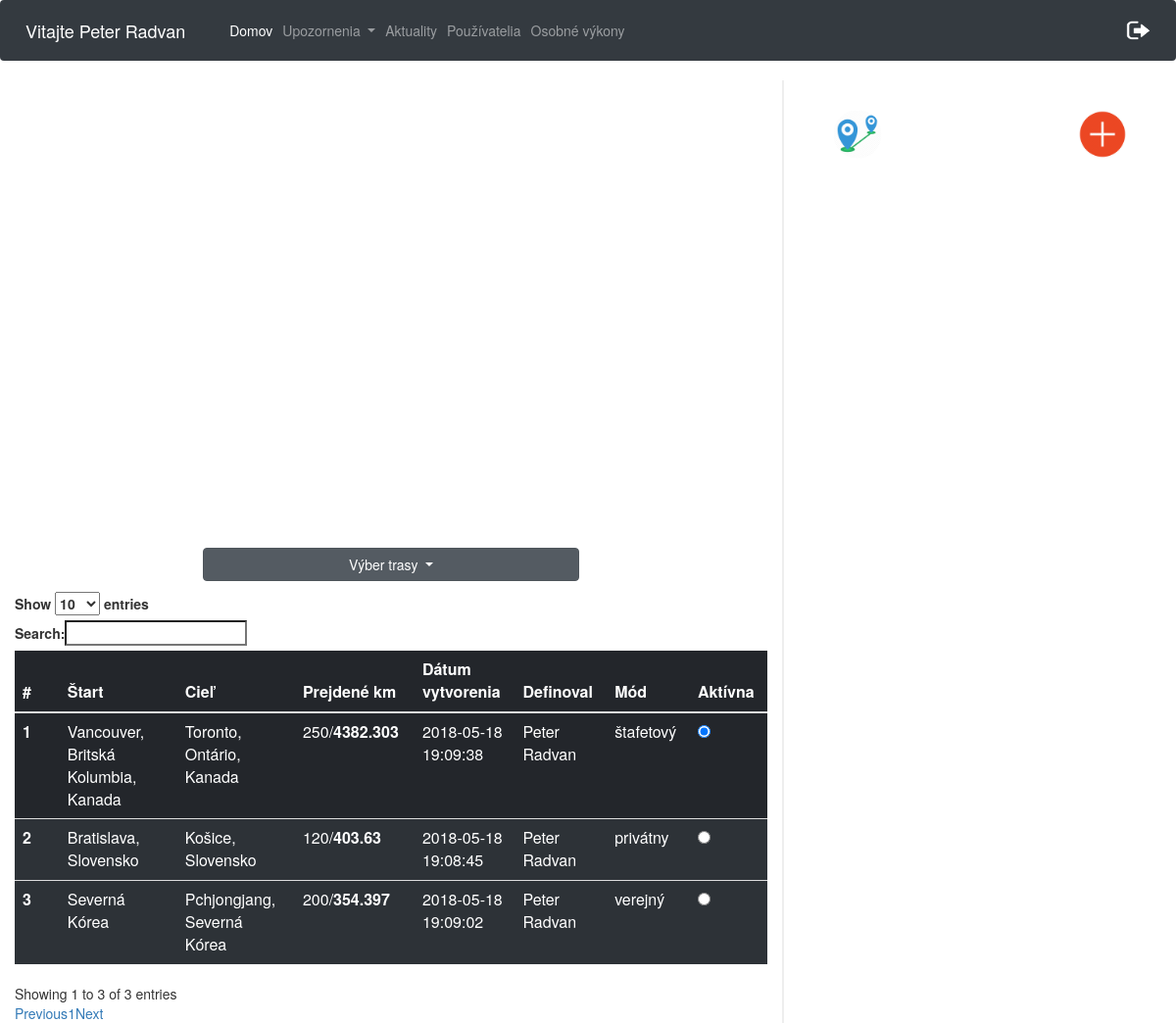
The page /cesty.php (signed in) on the database its author committed.
### tables this page shows
CREATE TABLE `pouzivatelia` (
  `id` int(11) NOT NULL,
  `meno` varchar(20) NOT NULL,
  `priezvisko` varchar(20) NOT NULL,
  `email` varchar(40) NOT NULL,
  `heslo` varchar(60) NOT NULL,
  `stredna_skola` varchar(40) NOT NULL,
  `stredna_skola_adresa` varchar(60) NOT NULL,
  `ulica` varchar(40) NOT NULL,
  `psc` varchar(10) NOT NULL,
  `obec` varchar(40) NOT NULL,
  `rola` varchar(10) NOT NULL DEFAULT 'user',
  `odoberatel` tinyint(1) NOT NULL DEFAULT '0',
  `prve_prihlasenie` int(11) NOT NULL DEFAULT '0',
  `id_timu` int(11) DEFAULT NULL
);

CREATE TABLE `trasa_pouzivatel` (
  `id` int(11) NOT NULL,
  `id_pouzivatel` int(11) NOT NULL,
  `id_trasa` int(11) NOT NULL,
  `prejdene_km` int(11) NOT NULL,
  `aktivna_trasa` int(11) NOT NULL
);

CREATE TABLE `trasa` (
  `id` int(10) UNSIGNED NOT NULL,
  `start_nazov` varchar(50) NOT NULL,
  `start_lat` varchar(20) NOT NULL,
  `start_long` varchar(20) NOT NULL,
  `ciel_nazov` varchar(50) NOT NULL,
  `ciel_lat` varchar(20) NOT NULL,
  `ciel_long` varchar(20) NOT NULL,
  `celkove_km` double NOT NULL,
  `datum_vytvorenia` datetime NOT NULL,
  `mod_trasy` varchar(20) NOT NULL,
  `id_user` int(11) NOT NULL,
  `vytvoril` varchar(100) NOT NULL
);

### cesty.php (the view, shortened to what this page needs)
<html>
<head>
    <link rel="stylesheet" href="https://maxcdn.bootstrapcdn.com/bootstrap/4.0.0/css/bootstrap.min.css">
    <link rel="stylesheet" type="text/css" href="https://maxcdn.bootstrapcdn.com/bootstrap/3.3.7/css/bootstrap.min.css">
    <link rel="stylesheet" type="text/css" href="https://cdn.datatables.net/1.10.16/css/dataTables.bootstrap.min.css">
    <link rel="stylesheet" href="./css/cesty.css">
</head>
<body>
<nav class="navbar navbar-expand-lg  navbar-dark bg-dark">
        <span class="navbar-brand" >
            <?php
            $conn = new mysqli($servername, $username, $password, $dbname);
            $conn->set_charset("UTF8");
            $email= $_SESSION['email'];
            $query="SELECT meno, priezvisko from pouzivatelia WHERE email='$email'";
            $result = mysqli_query($conn,$query);
            while ($data = mysqli_fetch_array($result)){
                echo "Vitajte ".$data['meno']." ".$data['priezvisko'];
            }
            ?>
        </span>
    <div class="collapse navbar-collapse" id="navbarSupportedContent">
        <ul class="navbar-nav mr-auto">
            <li class="nav-item active">
                <a class="nav-link" href="cesty.php">Domov</a>
            </li>
            <li class="nav-item dropdown">
                <a class="nav-link dropdown-toggle" href="#" id="navbarDropdown" role="button" data-toggle="dropdown" aria-haspopup="true" aria-expanded="false">
                    Upozornenia
                </a>
            </li>
            <li class="nav-item">
                <a class="nav-link" href="aktuality.php">
                    Aktuality
                </a>
            </li>
            <li class="nav-item" id="registracia" style="display: none;">
                <a class="nav-link" href="registraciaPouzivatela.php">
                    Používatelia
                </a>
            </li>
            <li class="nav-item" id="osobneVykony" style="display: inline;">
                <a class="nav-link" href="osobneVykony.php">
                    Osobné výkony
                </a>
            </li>
        </ul>
        <ul class="nav navbar-nav navbar-right">
            <li><a href="aktuality.php?odhlasenie='1'"><img src="logOut.png" width="25px" height="20px"></a></li>
        </ul>
    </div>
</nav>
<div class="row">
    <div class="col-8 leftCol">
        <div id="myMap" style="height: 400px; width: 70%"></div>
        <div class="dropdown show " id="trasyId">
            <a class="btn btn-secondary dropdown-toggle" href="#" role="button" id="dropdownMenuLink" data-toggle="dropdown" aria-haspopup="true" aria-expanded="false">
                Výber trasy
            </a>
            <?php
            $conn = new mysqli($servername, $username, $password, $dbname);
            $conn->set_charset("UTF8");
            $idU = $_SESSION['id'];
            $sql = "SELECT trasa.id as tid, pouzivatelia.id, trasa.start_nazov, trasa.ciel_nazov, trasa_pouzivatel.prejdene_km, trasa.celkove_km, trasa.datum_vytvorenia, trasa_pouzivatel.aktivna_trasa, trasa.mod_trasy, trasa.vytvoril
                    FROM trasa_pouzivatel
                    INNER JOIN trasa ON trasa.id = trasa_pouzivatel.id_trasa
                    INNER JOIN pouzivatelia on pouzivatelia.id = trasa_pouzivatel.id_pouzivatel
                    WHERE trasa_pouzivatel.id_pouzivatel = $idU ORDER BY aktivna_trasa DESC";
            ?>
        </div>
        <table class="table table-dark" id="privatneTrasy">
            <thead>
            <tr>
                <th scope="col">#</th>
                <th scope="col">Štart</th>
                <th scope="col">Cieľ</th>
                <th scope="col">Prejdené km</th>
                <th scope="col">Dátum vytvorenia</th>
                <th scope="col">Definoval</th>
                <th scope="col">Mód</th>
                <th scope="col">Aktívna</th>
            </tr>
            </thead>
            <tbody>
            <?php
            $i = 1;
            if ($result = $conn->query($sql)) {
                while ($row = $result->fetch_object()) {
                    echo "<tr>";
                    echo "<th scope='row'>$i <span class='spanId' >$row->id</span><span class='spanTid' >$row->tid</span></th>";
                    echo "<td>$row->start_nazov</td>";
                    echo "<td>$row->ciel_nazov</td>";
                    echo "<td>$row->prejdene_km/<b>$row->celkove_km</b></td>";
                    echo "<td>$row->datum_vytvorenia</td>";
                    echo "<td>$row->vytvoril</td>";
                    echo "<td>$row->mod_trasy</td>";
                    if($row->aktivna_trasa > 0){
                        echo "<td><input onclick='check($i)' class='radio' type='radio' checked> </td>";
                    }
                    else{
                        echo "<td><input onclick='check($i)' class='radio' type='radio' ></td>";
                    }
                    echo "</tr>";
                    $i++;
                }
            }
            ?>
            </tbody>
        </table>
    </div>
    <div class="col-4 rightCol">
        <img src="img/add.png" id="privateBtn" class="addBtn" alt="add">
        <img src="img/distance.png" id="distanceBtn" class="addBtn" alt="add">
        </div>
    </div>
</body>
</html>

### css/cesty.css (style rules this page uses)
.leftCol { border-right: 2px solid #eee !important; }
.row { box-sizing: border-box !important; margin:0; }
#myMap { margin: 5% auto; }
#dropdownMenuLink { width:100% !important; margin-bottom:3% !important; }
#trasyId { margin: 0 auto; width:50% !important; }
.addBtn { position: absolute; top:30px; right:50px; width: 50px; height:50px; transition: all 0.3s linear; border-radius: 50%; }
.addBtn:nth-child(2) { right:110px; }
#distanceBtn { left:50px; }
#privatneTrasy tr { background: rgba(50,56,62,0.7); }
#privatneTrasy tr:first-child { background: rgba(50,56,62,0.1); }

### rows shown on the page
pouzivatelia: meno "Peter", priezvisko "Radvan"
trasa_pouzivatel: id_trasa.start_nazov "Vancouver, Britská Kolumbia, Kanada", id_trasa.ciel_nazov "Toronto, Ontário, Kanada", prejdene_km "250", id_trasa.celkove_km "4382.303", id_trasa.datum_vytvorenia "2018-05-18 19:09:38", id_trasa.vytvoril "Peter Radvan", id_trasa.mod_trasy "štafetový"
trasa_pouzivatel: id_trasa.start_nazov "Bratislava, Slovensko", id_trasa.ciel_nazov "Košice, Slovensko", prejdene_km "120", id_trasa.celkove_km "403.63", id_trasa.datum_vytvorenia "2018-05-18 19:08:45", id_trasa.vytvoril "Peter Radvan", id_trasa.mod_trasy "privátny"
trasa_pouzivatel: id_trasa.start_nazov "Severná Kórea", id_trasa.ciel_nazov "Pchjongjang, Severná Kórea", prejdene_km "200", id_trasa.celkove_km "354.397", id_trasa.datum_vytvorenia "2018-05-18 19:09:02", id_trasa.vytvoril "Peter Radvan", id_trasa.mod_trasy "verejný"
